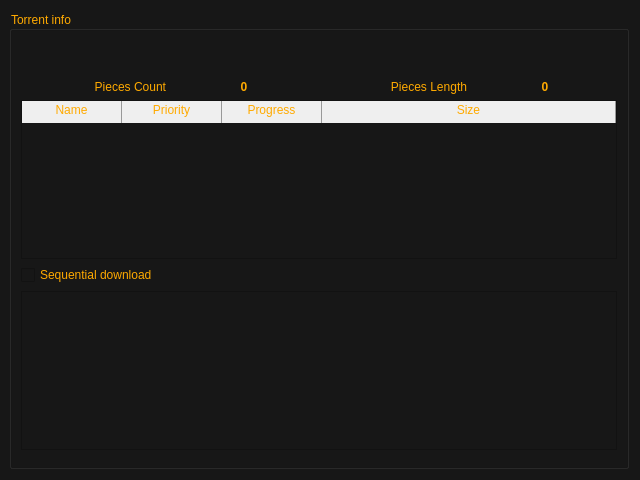
<?xml version="1.0" encoding="UTF-8"?>
<ui version="4.0">
 <class>itemDetails</class>
 <widget class="QDialog" name="itemDetails">
  <property name="windowModality">
   <enum>Qt::WindowModal</enum>
  </property>
  <property name="geometry">
   <rect>
    <x>0</x>
    <y>0</y>
    <width>640</width>
    <height>480</height>
   </rect>
  </property>
  <property name="minimumSize">
   <size>
    <width>640</width>
    <height>480</height>
   </size>
  </property>
  <property name="windowTitle">
   <string>Dialog</string>
  </property>
  <property name="styleSheet">
   <string notr="true">* {
background-color: rgb(23, 23, 23);
color: rgb(255, 170, 0);
}

QLineEdit {
	border-color: rgb(168, 168, 168);
	border-width:1px;
	border-style: solid;
}

QTableWidget {
	alternate-background-color: #616161;
}

QHeaderView::section {
	background-color: qlineargradient(x1:0, y1:0, x2:0, y2:1,
                                      stop:0 #616161, stop: 0.5 #505050,
                                      stop: 0.6 #434343, stop:1 #656565);
    border-style: none;
	padding-bottom:4px;
    border-right: 1px solid #999999;
}

QHeaderView::section:horizontal
{

}

QHeaderView::section:vertical
{

}</string>
  </property>
  <layout class="QVBoxLayout" name="verticalLayout_2">
   <property name="leftMargin">
    <number>9</number>
   </property>
   <item>
    <layout class="QVBoxLayout" name="verticalLayout">
     <item>
      <widget class="QGroupBox" name="groupBox">
       <property name="title">
        <string>Torrent info</string>
       </property>
       <layout class="QVBoxLayout" name="verticalLayout_4">
        <item>
         <widget class="QLabel" name="lblTorrentName">
          <property name="text">
           <string/>
          </property>
         </widget>
        </item>
        <item>
         <widget class="QLabel" name="lblState">
          <property name="font">
           <font>
            <italic>true</italic>
           </font>
          </property>
          <property name="text">
           <string/>
          </property>
         </widget>
        </item>
        <item>
         <layout class="QHBoxLayout" name="horizontalLayout">
          <item>
           <layout class="QGridLayout" name="gridLayout">
            <item row="1" column="1">
             <widget class="QLabel" name="txtPiecesCount">
              <property name="font">
               <font>
                <weight>75</weight>
                <bold>true</bold>
               </font>
              </property>
              <property name="text">
               <string>0</string>
              </property>
              <property name="alignment">
               <set>Qt::AlignCenter</set>
              </property>
             </widget>
            </item>
            <item row="1" column="0">
             <widget class="QLabel" name="label">
              <property name="text">
               <string>Pieces Count</string>
              </property>
              <property name="alignment">
               <set>Qt::AlignRight|Qt::AlignTrailing|Qt::AlignVCenter</set>
              </property>
             </widget>
            </item>
           </layout>
          </item>
          <item>
           <layout class="QGridLayout" name="gridLayout_2">
            <item row="0" column="0">
             <widget class="QLabel" name="label_2">
              <property name="text">
               <string>Pieces Length</string>
              </property>
              <property name="alignment">
               <set>Qt::AlignRight|Qt::AlignTrailing|Qt::AlignVCenter</set>
              </property>
             </widget>
            </item>
            <item row="0" column="1">
             <widget class="QLabel" name="txtPiecesLength">
              <property name="font">
               <font>
                <weight>75</weight>
                <bold>true</bold>
               </font>
              </property>
              <property name="text">
               <string>0</string>
              </property>
              <property name="alignment">
               <set>Qt::AlignCenter</set>
              </property>
             </widget>
            </item>
           </layout>
          </item>
         </layout>
        </item>
        <item>
         <widget class="QTableWidget" name="tableFiles">
          <property name="palette">
           <palette>
            <active>
             <colorrole role="WindowText">
              <brush brushstyle="SolidPattern">
               <color alpha="255">
                <red>255</red>
                <green>170</green>
                <blue>0</blue>
               </color>
              </brush>
             </colorrole>
             <colorrole role="Button">
              <brush brushstyle="SolidPattern">
               <color alpha="255">
                <red>23</red>
                <green>23</green>
                <blue>23</blue>
               </color>
              </brush>
             </colorrole>
             <colorrole role="Text">
              <brush brushstyle="SolidPattern">
               <color alpha="255">
                <red>255</red>
                <green>170</green>
                <blue>0</blue>
               </color>
              </brush>
             </colorrole>
             <colorrole role="BrightText">
              <brush brushstyle="SolidPattern">
               <color alpha="255">
                <red>171</red>
                <green>171</green>
                <blue>171</blue>
               </color>
              </brush>
             </colorrole>
             <colorrole role="ButtonText">
              <brush brushstyle="SolidPattern">
               <color alpha="255">
                <red>255</red>
                <green>170</green>
                <blue>0</blue>
               </color>
              </brush>
             </colorrole>
             <colorrole role="Base">
              <brush brushstyle="SolidPattern">
               <color alpha="255">
                <red>23</red>
                <green>23</green>
                <blue>23</blue>
               </color>
              </brush>
             </colorrole>
             <colorrole role="Window">
              <brush brushstyle="SolidPattern">
               <color alpha="255">
                <red>23</red>
                <green>23</green>
                <blue>23</blue>
               </color>
              </brush>
             </colorrole>
             <colorrole role="AlternateBase">
              <brush brushstyle="SolidPattern">
               <color alpha="255">
                <red>97</red>
                <green>97</green>
                <blue>97</blue>
               </color>
              </brush>
             </colorrole>
            </active>
            <inactive>
             <colorrole role="WindowText">
              <brush brushstyle="SolidPattern">
               <color alpha="255">
                <red>255</red>
                <green>170</green>
                <blue>0</blue>
               </color>
              </brush>
             </colorrole>
             <colorrole role="Button">
              <brush brushstyle="SolidPattern">
               <color alpha="255">
                <red>23</red>
                <green>23</green>
                <blue>23</blue>
               </color>
              </brush>
             </colorrole>
             <colorrole role="Text">
              <brush brushstyle="SolidPattern">
               <color alpha="255">
                <red>255</red>
                <green>170</green>
                <blue>0</blue>
               </color>
              </brush>
             </colorrole>
             <colorrole role="BrightText">
              <brush brushstyle="SolidPattern">
               <color alpha="255">
                <red>255</red>
                <green>255</green>
                <blue>255</blue>
               </color>
              </brush>
             </colorrole>
             <colorrole role="ButtonText">
              <brush brushstyle="SolidPattern">
               <color alpha="255">
                <red>255</red>
                <green>170</green>
                <blue>0</blue>
               </color>
              </brush>
             </colorrole>
             <colorrole role="Base">
              <brush brushstyle="SolidPattern">
               <color alpha="255">
                <red>23</red>
                <green>23</green>
                <blue>23</blue>
               </color>
              </brush>
             </colorrole>
             <colorrole role="Window">
              <brush brushstyle="SolidPattern">
               <color alpha="255">
                <red>23</red>
                <green>23</green>
                <blue>23</blue>
               </color>
              </brush>
             </colorrole>
             <colorrole role="AlternateBase">
              <brush brushstyle="SolidPattern">
               <color alpha="255">
                <red>97</red>
                <green>97</green>
                <blue>97</blue>
               </color>
              </brush>
             </colorrole>
            </inactive>
            <disabled>
             <colorrole role="WindowText">
              <brush brushstyle="SolidPattern">
               <color alpha="255">
                <red>255</red>
                <green>170</green>
                <blue>0</blue>
               </color>
              </brush>
             </colorrole>
             <colorrole role="Button">
              <brush brushstyle="SolidPattern">
               <color alpha="255">
                <red>23</red>
                <green>23</green>
                <blue>23</blue>
               </color>
              </brush>
             </colorrole>
             <colorrole role="Text">
              <brush brushstyle="SolidPattern">
               <color alpha="255">
                <red>255</red>
                <green>170</green>
                <blue>0</blue>
               </color>
              </brush>
             </colorrole>
             <colorrole role="BrightText">
              <brush brushstyle="SolidPattern">
               <color alpha="255">
                <red>255</red>
                <green>255</green>
                <blue>255</blue>
               </color>
              </brush>
             </colorrole>
             <colorrole role="ButtonText">
              <brush brushstyle="SolidPattern">
               <color alpha="255">
                <red>255</red>
                <green>170</green>
                <blue>0</blue>
               </color>
              </brush>
             </colorrole>
             <colorrole role="Base">
              <brush brushstyle="SolidPattern">
               <color alpha="255">
                <red>23</red>
                <green>23</green>
                <blue>23</blue>
               </color>
              </brush>
             </colorrole>
             <colorrole role="Window">
              <brush brushstyle="SolidPattern">
               <color alpha="255">
                <red>23</red>
                <green>23</green>
                <blue>23</blue>
               </color>
              </brush>
             </colorrole>
             <colorrole role="AlternateBase">
              <brush brushstyle="SolidPattern">
               <color alpha="255">
                <red>97</red>
                <green>97</green>
                <blue>97</blue>
               </color>
              </brush>
             </colorrole>
            </disabled>
           </palette>
          </property>
          <property name="font">
           <font>
            <pointsize>10</pointsize>
           </font>
          </property>
          <property name="styleSheet">
           <string notr="true"/>
          </property>
          <property name="alternatingRowColors">
           <bool>true</bool>
          </property>
          <property name="selectionMode">
           <enum>QAbstractItemView::NoSelection</enum>
          </property>
          <property name="horizontalScrollMode">
           <enum>QAbstractItemView::ScrollPerPixel</enum>
          </property>
          <property name="gridStyle">
           <enum>Qt::DashLine</enum>
          </property>
          <property name="sortingEnabled">
           <bool>true</bool>
          </property>
          <attribute name="horizontalHeaderShowSortIndicator" stdset="0">
           <bool>true</bool>
          </attribute>
          <attribute name="horizontalHeaderStretchLastSection">
           <bool>true</bool>
          </attribute>
          <attribute name="verticalHeaderVisible">
           <bool>false</bool>
          </attribute>
          <attribute name="verticalHeaderShowSortIndicator" stdset="0">
           <bool>false</bool>
          </attribute>
          <column>
           <property name="text">
            <string>Name</string>
           </property>
          </column>
          <column>
           <property name="text">
            <string>Priority</string>
           </property>
          </column>
          <column>
           <property name="text">
            <string>Progress</string>
           </property>
          </column>
          <column>
           <property name="text">
            <string>Size</string>
           </property>
          </column>
         </widget>
        </item>
        <item>
         <widget class="QCheckBox" name="chkSequential">
          <property name="text">
           <string>Sequential download</string>
          </property>
         </widget>
        </item>
        <item>
         <widget class="QListWidget" name="listWidget">
          <property name="viewMode">
           <enum>QListView::IconMode</enum>
          </property>
         </widget>
        </item>
        <item>
         <spacer name="verticalSpacer">
          <property name="orientation">
           <enum>Qt::Vertical</enum>
          </property>
          <property name="sizeHint" stdset="0">
           <size>
            <width>20</width>
            <height>40</height>
           </size>
          </property>
         </spacer>
        </item>
       </layout>
      </widget>
     </item>
    </layout>
   </item>
  </layout>
 </widget>
 <resources/>
 <connections/>
</ui>
